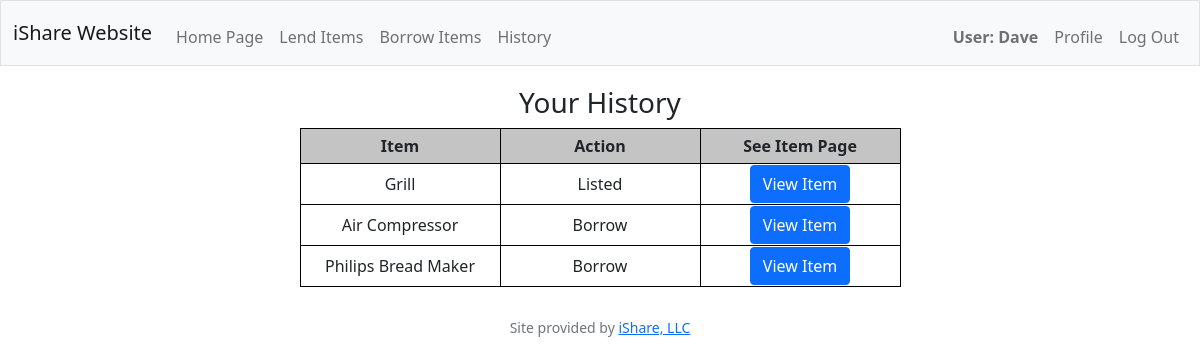
The page /history (signed in) on the database its author committed.
### tables this page shows
CREATE TABLE transactions (transaction_id INTEGER PRIMARY KEY AUTOINCREMENT NOT NULL, user_id INTEGER NOT NULL, type TEXT NON NULL, product_id INTEGER NOT NULL, title TEXT NON NULL, FOREIGN KEY (user_id) REFERENCES users(id), FOREIGN KEY (product_id) REFERENCES listing(product_id));

### app.py (the view)
@app.route("/history", methods=["GET", "POST"])
@login_required
def history():
    listing = db.execute("SELECT type, product_id, title FROM transactions WHERE user_id = (?)", session["user_id"])
    return render_template("history.html", listing=listing)

### helpers.py (called while the page is built)
def login_required(f):
    @wraps(f)
    def decorated_function(*args, **kwargs):
        if session.get("user_id") is None:
            return redirect("/login")
        return f(*args, **kwargs)
    return decorated_function

### templates/history.html (shortened to what this page needs)
{% extends "layout.html" %}
{% block main %}
    <h3 style="margin-top: 20px;">Your History</h3>
    {% if listing %}
        <table>
            <thead>
                <tr>
                    <th>Item</td>
                    <th>Action</td>
                    <th>See Item Page</th>
                </tr>
            </thead>
            <tbody>
                {% for item in listing %}
                <tr>
                    <td>{{ item["title"] }}</td>
                    <td>{{ item["type"] }}</td>
                    <td>
                        <form action="/product-page" method="POST">
                            <button type="submit" class="btn btn-primary">View Item</button>
                        </form>
                    </td>
                </tr>
                {% endfor %}
            </tbody>
        </table>
    {% else %}
    <p>You have activities recorded. Click <a href="/lend">here</a> to list an item or
        <a href="/borrow">here</a> to borrow an item.
    </p>
    {% endif%}
{% endblock %}

### static/style.css (style rules this page uses)
table { margin-left: auto; margin-right: auto; margin-bottom: 30px; }
th { font-weight: bold; text-align: center; background-color: #c4c4c4; padding: 5px; width: 200px; margin: 5px; border: 1px solid black; }
td { border: 1px solid black; }

### rows shown on the page
transactions: title "Grill", type "Listed"
transactions: title "Air Compressor", type "Borrow"
transactions: title "Philips Bread Maker", type "Borrow"

### other values the page prints
{{ session["username"] }} "Dave"
